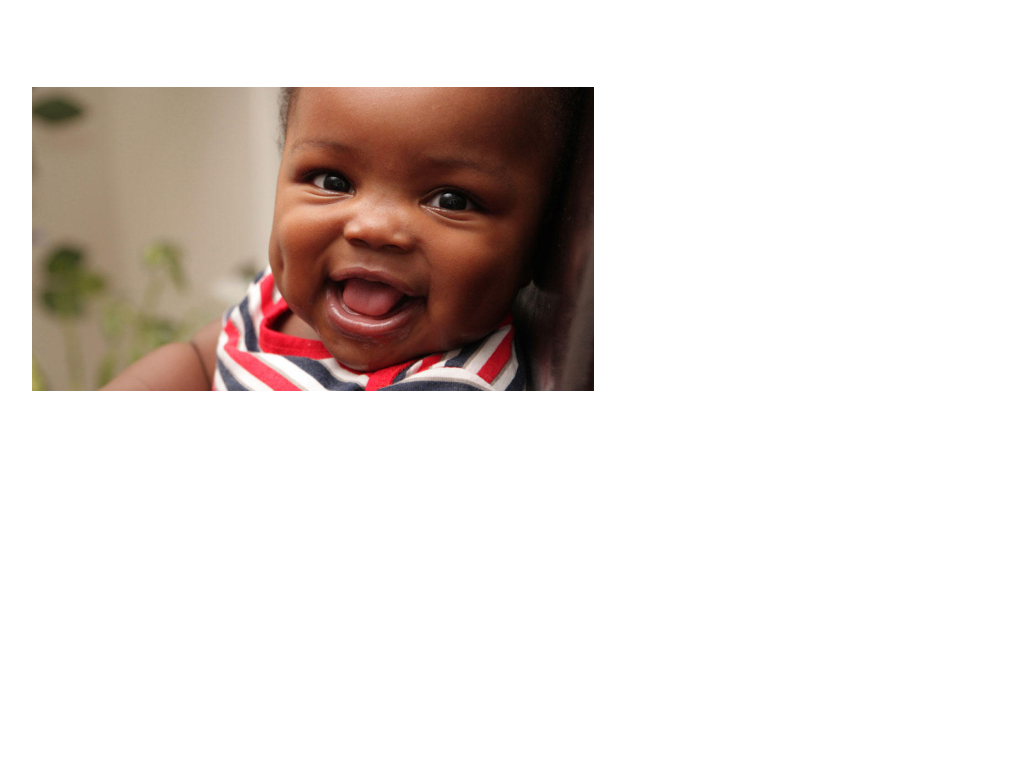
#> input picture images/image01.jpg, 1024 x 768 px, found by its file name
$ python masked_object_registration.py
#> lines starting #> are read from the running program, lines starting #| are printed output that depends on the picture
import numpy as np
import matplotlib.pyplot as plt


from skimage import data, draw, io
from skimage.registration import phase_cross_correlation
from scipy import ndimage as ndi


# image = data.camera()
image = io.imread("/Users/pkorir/Downloads/image01.jpg")
#> image is the input picture: shape (768, 1024, 3); mean R, G, B 228.5, 220.7, 217.1
shift = (-22, 13)

rng = np.random.default_rng()
# the mask
corrupted_pixels = rng.choice([False, True], size=image.shape, p=[0.25, 0.75])
# print(f"{corrupted_pixels=}")

# The shift corresponds to the pixel offset relative to the reference image
# offset_image = ndi.shift(image, shift)
# offset_image *= corrupted_pixels
offset_image = io.imread("/Users/pkorir/Downloads/image02.jpg")
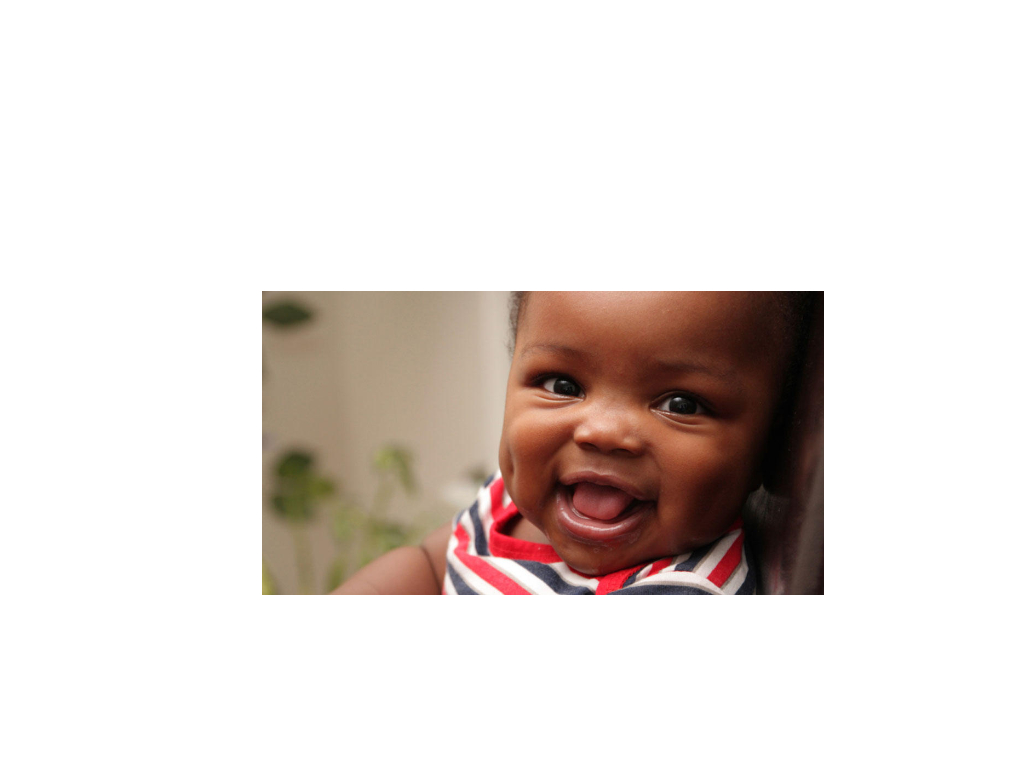
#> input picture images/image02.jpg, 1024 x 768 px, found by its file name
#> offset_image is the input picture: shape (768, 1024, 3); mean R, G, B 228.5, 220.7, 217.1
print(f"Known offset (row, col): {shift}")

# Determine what the mask is based on which pixels are invalid
# In this case, we know what the mask should be since we corrupted
# the pixels ourselves
mask = corrupted_pixels

# detected_shift, _, _ = phase_cross_correlation(image, offset_image, reference_mask=mask)
detected_shift, error, phasediff = phase_cross_correlation(image, offset_image)
#> detected_shift = [-204, -230, 0]; error = 1; phasediff = -1.71e-17
print(f"Detected pixel offset (row, col): {detected_shift}")
#| Detected pixel offset (row, col): [-204. -230.    0.]
print(f"Error: {error}")
#| Error: 1.0
print(f"Phase difference: {phasediff}")
#| Phase difference: -1.7119602352122007e-17


# fig, (ax1, ax2, ax3) = plt.subplots(1, 3, sharex=True, sharey=True, figsize=(8, 3))
fig, (ax1, ax2) = plt.subplots(1, 2, sharex=True, sharey=True, figsize=(8, 3))

ax1.imshow(image, cmap='gray')
ax1.set_axis_off()
ax1.set_title('Reference image')

ax2.imshow(offset_image, cmap='gray')
ax2.set_axis_off()
ax2.set_title('Corrupted offset image')

# ax3.imshow(mask, cmap='gray')
# ax3.set_axis_off()
# ax3.set_title('Masked pixels')

plt.show()
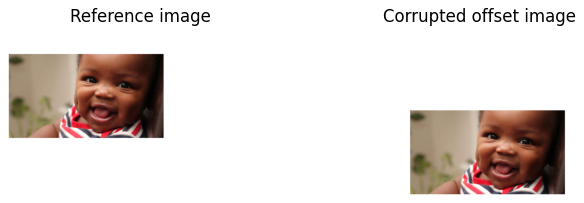
#> figure drawn by matplotlib, 2 panels
